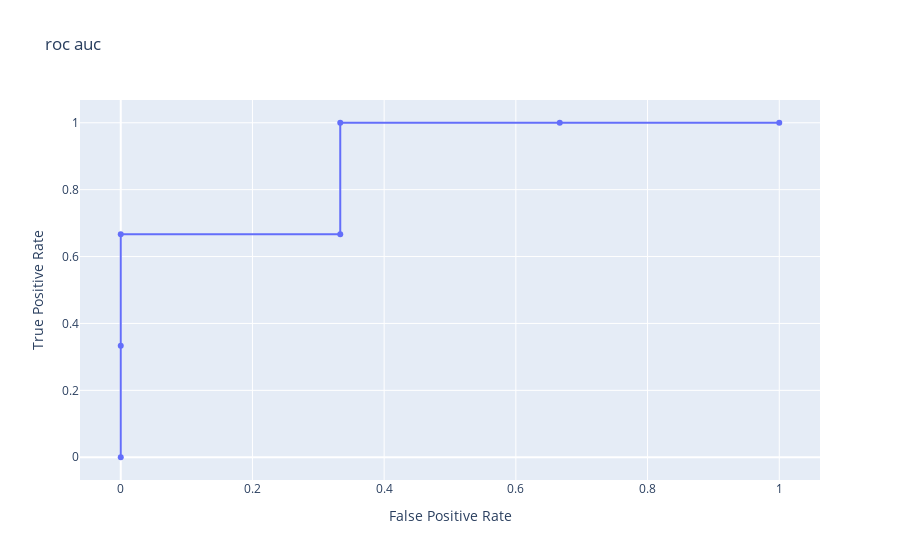

The code cell stored with this chart in its notebook:
### Markdown cell above
This time, plotting the curve, we get the following:

### Code cell
x_vals = [pair[0] for pair in roc_2]
y_vals = [pair[1] for pair in roc_2]
scatter = go.Scatter(x = x_vals, y = y_vals)
go.Figure(scatter, layout = {'title': 'roc auc', 'xaxis': {'title': 'False Positive Rate'},
                             'yaxis': {'title': 'True Positive Rate'}
                            })

### Figure 1 — Plotly figure (JSON) as saved in the notebook; plotly's stock layout.template omitted (floating-point values rounded to 4 significant figures)
{"data": [{"type": "scatter", "x": [1, 0.6667, 0.3333, 0.3333, 0, 0, 0], "y": [1, 1, 1, 0.6667, 0.6667, 0.3333, 0]}], "layout": {"autosize": true, "title": {"text": "roc auc"}, "xaxis": {"autorange": true, "range": [-0.06383, 1.064], "title": {"text": "False Positive Rate"}, "type": "linear"}, "yaxis": {"autorange": true, "range": [-0.07325, 1.073], "title": {"text": "True Positive Rate"}, "type": "linear"}}}
